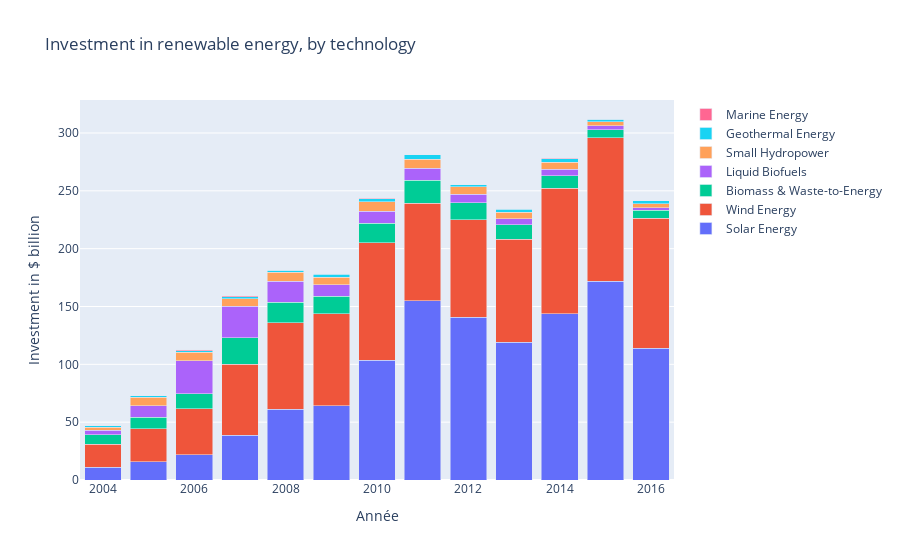

The cell this chart's notebook holds for it:
### Code cell
l[1] = invest['Marine Energy (USD)'] 
l[2] = invest['Geothermal Energy (USD)']
l[3] = invest['Small Hydropower (USD)']
l[4] = invest['Liquid Biofuels (USD)']
l[5] = invest['Biomass & Waste-to-Energy (USD)']
l[6] = invest['Wind Energy (USD)']
l[7] = invest['Solar Energy (USD)']

for i in range(1,8):
    l[i] = l[i]/1000000000


x=list(np.arange(2004,2017))
fig = go.Figure(go.Bar(x=x, y=l[7], name='Solar Energy'))
fig.add_trace(go.Bar(x=x, y=l[6], name='Wind Energy'))
fig.add_trace(go.Bar(x=x, y=l[5], name='Biomass & Waste-to-Energy'))
fig.add_trace(go.Bar(x=x, y=l[4], name='Liquid Biofuels'))
fig.add_trace(go.Bar(x=x, y=l[3], name='Small Hydropower'))
fig.add_trace(go.Bar(x=x, y=l[2], name='Geothermal Energy'))
fig.add_trace(go.Bar(x=x, y=l[1], name='Marine Energy'))

#fig.update_layout(barmode='stack', xaxis={'categoryorder':'category ascending'})
fig.update_layout(barmode='stack')
fig.update_layout(title="Investment in renewable energy, by technology",
    xaxis_title="Année",
    yaxis_title="Investment in $ billion")

fig.show()

### Figure 1 — Plotly figure (JSON) as saved in the notebook; plotly's stock layout.template omitted (floating-point values rounded to 4 significant figures)
{"data": [{"name": "Solar Energy", "type": "bar", "x": [2004, 2005, 2006, 2007, 2008, 2009, 2010, 2011, 2012, 2013, 2014, 2015, 2016], "y": [11.2, 15.9, 21.9, 38.9, 61.3, 64, 103.6, 154.9, 140.6, 119.1, 143.9, 171.7, 113.7]}, {"name": "Wind Energy", "type": "bar", "x": [2004, 2005, 2006, 2007, 2008, 2009, 2010, 2011, 2012, 2013, 2014, 2015, 2016], "y": [19.6, 28.5, 39.7, 61.1, 74.8, 79.7, 101.6, 84.2, 84.4, 89, 108.5, 124.2, 112.5]}, {"name": "Biomass & Waste-to-Energy", "type": "bar", "x": [2004, 2005, 2006, 2007, 2008, 2009, 2010, 2011, 2012, 2013, 2014, 2015, 2016], "y": [8.3, 9.8, 12.8, 23, 17.5, 15, 16.6, 19.9, 14.9, 12.4, 10.8, 6.7, 6.8]}, {"name": "Liquid Biofuels", "type": "bar", "x": [2004, 2005, 2006, 2007, 2008, 2009, 2010, 2011, 2012, 2013, 2014, 2015, 2016], "y": [4, 9.9, 28.6, 27.4, 18.4, 10.2, 10.5, 10.6, 7.2, 5.2, 5.3, 3.5, 2.2]}, {"name": "Small Hydropower", "type": "bar", "x": [2004, 2005, 2006, 2007, 2008, 2009, 2010, 2011, 2012, 2013, 2014, 2015, 2016], "y": [2.7, 7.4, 7.5, 6.4, 7.6, 6.2, 8.1, 7.5, 6.4, 5.6, 6.4, 3.5, 3.5]}, {"name": "Geothermal Energy", "type": "bar", "x": [2004, 2005, 2006, 2007, 2008, 2009, 2010, 2011, 2012, 2013, 2014, 2015, 2016], "y": [1.2, 1.2, 1.4, 1.7, 1.7, 2.8, 2.9, 3.9, 1.6, 2.9, 2.9, 2.3, 2.7]}, {"name": "Marine Energy", "type": "bar", "x": [2004, 2005, 2006, 2007, 2008, 2009, 2010, 2011, 2012, 2013, 2014, 2015, 2016], "y": [0, 0.1, 0.8, 0.8, 0.2, 0.3, 0.2, 0.2, 0.3, 0.2, 0.3, 0.2, 0.2]}], "layout": {"barmode": "stack", "title": {"text": "                Investment in renewable energy, by technology"}, "xaxis": {"title": {"text": "Année"}}, "yaxis": {"title": {"text": "Investment in $ billion"}}}}
